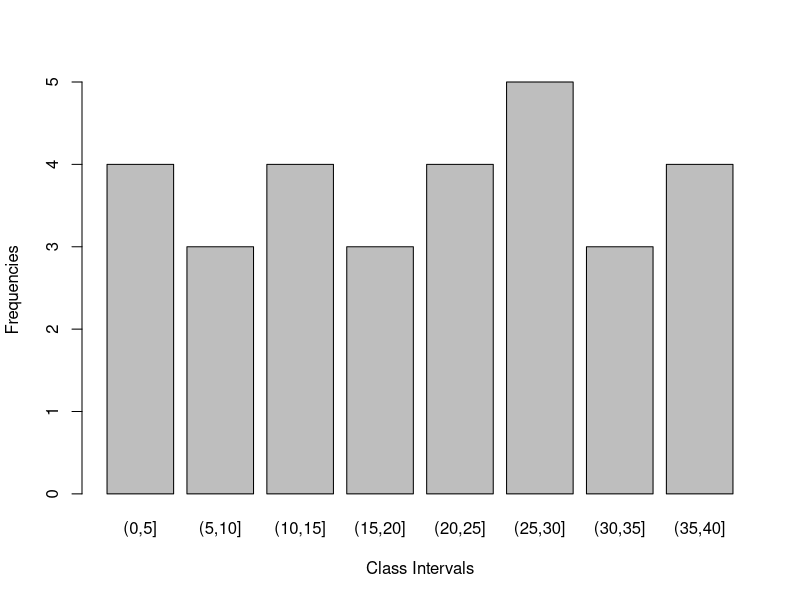

The R script that drew this image:
## ---- chunk 1
library(knitr)
opts_chunk$set(echo=T,
	             cache=T,
               prompt=FALSE,
               tidy=T,
               comment=NA,
               message=FALSE,
               warning=FALSE)
## ---- chunk 2
# Enter the data
data=c(24,23,17,13,25,30,22,28,38,39,1,4,9,2,10,7,36,
       14,3,31,33,37,11,19,15,16,29,35,27,26)

# Find out the minimum and maximum of the data
summary(data)

# create class intervals
breaks=seq(0,40,5)

# create frequencies
freq=cut(data,breaks)

# conver the frequencies as a table
freq=table(freq)
freq

# Calculate total frequencies
N=sum(freq)

# calculate cumulative frequencies
cum.freq=cumsum(freq)

# calculate relative frequencies
rel.freq=freq/N

# combine all calculated values in one table
cbind(freq,cum.freq,rel.freq)

barplot(freq, xlab = "Class Intervals", ylab = "Frequencies")
